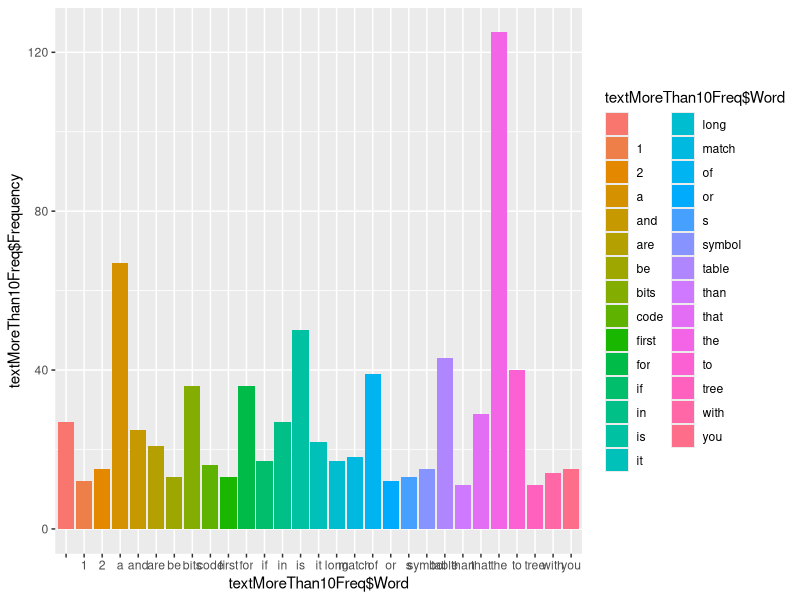

The R script that drew this image:
setwd("/home/starship9/Desktop/SNU/Data Mining/CSD342_DataMining/NonGradedAssignmentR")
raw.text<-scan("ngla1.txt",what="char",sep="")
head(raw.text)
raw.text<-tolower(raw.text)
wordList.txt<-strsplit(raw.text,"\\W+",perl=TRUE)
head(wordList.txt)
wordVector.txt<-unlist(wordList.txt)
head(wordVector.txt)
text.freq.list<-table(wordVector.txt)
library(dplyr)
textDF<-tbl_df(text.freq.list)
head(textDF,30)
#View(textDF)
#textDF$n
#textDF$wordVector.txt
colnames(textDF)<-c("Word","Frequency")
head(textDF)
#selecting a random variable
sample_n(textDF,1)
textMoreThan10Freq<-filter(textDF,textDF$Frequency>10)
head(textMoreThan10Freq)
#text.sortedFreq.list <- sort(text.freq.list)
#head(text.sortedFreq.list)
#text.sortedFreq.list
#text.sortedTable<-paste(names(text.sortedFreq.list),text.sortedFreq.list,sep="    ")
#head(text.sortedTable)
library(ggplot2)
ggplot(textMoreThan10Freq,aes(x=textMoreThan10Freq$Word, y = textMoreThan10Freq$Frequency, fill = textMoreThan10Freq$Word)) + geom_bar(stat="identity")
#getwd()

